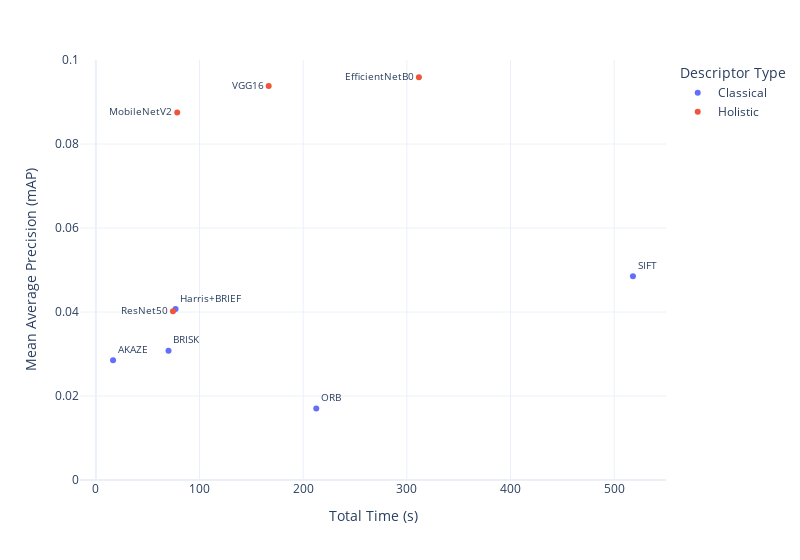

The notebook cell saved with this chart:
### Code cell
# Data for the descriptors, their total time, and mAP
data = {
    'Descriptor': [
        'ORB', 'SIFT', 'Harris+BRIEF', 'AKAZE', 'BRISK',
        'ResNet50', 'VGG16', 'MobileNetV2', 'EfficientNetB0'
    ],
    'Total Time (s)': [
        212.6002, 518.0993, 76.867, 16.5483, 70.0745, 
        74.372, 166.6985, 78.4438, 311.5985
    ],
    'mAP': [
        0.0170, 0.0485, 0.0407, 0.0285, 0.0308, 
        0.0402, 0.0938, 0.0875, 0.0959
    ],
    'Type': [
        'Classical', 'Classical', 'Classical', 'Classical', 'Classical', 
        'Holistic', 'Holistic', 'Holistic', 'Holistic'
    ]
}

# Convert the data into a DataFrame
df = pd.DataFrame(data)

# Create a scatter plot using Plotly Express
fig = px.scatter(
    df,
    x='Total Time (s)',
    y='mAP',
    color='Type',  # Different colors for classical vs holistic
    # title='Total Time vs mAP for Descriptors',
    labels={'Total Time (s)': 'Total Time (s)', 'mAP': 'Mean Average Precision (mAP)', 'Descriptor': 'Descriptor'},
    hover_data=['Descriptor'],  # Show the descriptor name on hover
    text='Descriptor',  # Display the descriptor name at each point
    width=800  # Set width of the figure to half
)

# Adjust the text position for ResNet50
fig.update_traces(
    textposition='top right',  # Default position for other points
    textfont=dict(size=10)
)

# For ResNet50, set the text position to 'bottom left'
print(fig.data)
# fig.data[5].update(textposition='bottom left')  # ResNet50 is at index 5
fig.data[1].update(textposition='middle left')#, selector=dict(text="ResNet50"))

# Update layout for better readability
fig.update_layout(
    template='plotly_white',
    xaxis=dict(title='Total Time (s)'),
    yaxis=dict(title='Mean Average Precision (mAP)', range=[0, 0.1]),
    legend_title='Descriptor Type'
)

# Display the plot
fig.show()
# fig.write_image(f"documentation/time_vs_map.png", scale=2)

### Figure 1 — Plotly figure (JSON) as saved in the notebook; plotly's stock layout.template omitted (floating-point values rounded to 4 significant figures)
{"data": [{"customdata": [["ORB"], ["SIFT"], ["Harris+BRIEF"], ["AKAZE"], ["BRISK"]], "hovertemplate": "Type=Classical<br>Total Time (s)=%{x}<br>Mean Average Precision (mAP)=%{y}<br>Descriptor=%{customdata[0]}<extra></extra>", "legendgroup": "Classical", "marker": {"color": "#636efa", "symbol": "circle"}, "mode": "markers+text", "name": "Classical", "orientation": "v", "showlegend": true, "text": ["ORB", "SIFT", "Harris+BRIEF", "AKAZE", "BRISK"], "textfont": {"size": 10}, "textposition": "top right", "type": "scatter", "x": [212.6, 518.1, 76.87, 16.55, 70.07], "xaxis": "x", "y": [0.017, 0.0485, 0.0407, 0.0285, 0.0308], "yaxis": "y"}, {"customdata": [["ResNet50"], ["VGG16"], ["MobileNetV2"], ["EfficientNetB0"]], "hovertemplate": "Type=Holistic<br>Total Time (s)=%{x}<br>Mean Average Precision (mAP)=%{y}<br>Descriptor=%{customdata[0]}<extra></extra>", "legendgroup": "Holistic", "marker": {"color": "#EF553B", "symbol": "circle"}, "mode": "markers+text", "name": "Holistic", "orientation": "v", "showlegend": true, "text": ["ResNet50", "VGG16", "MobileNetV2", "EfficientNetB0"], "textfont": {"size": 10}, "textposition": "middle left", "type": "scatter", "x": [74.37, 166.7, 78.44, 311.6], "xaxis": "x", "y": [0.0402, 0.0938, 0.0875, 0.0959], "yaxis": "y"}], "layout": {"legend": {"title": {"text": "Descriptor Type"}, "tracegroupgap": 0}, "margin": {"t": 60}, "width": 800, "xaxis": {"anchor": "y", "domain": [0, 1], "title": {"text": "Total Time (s)"}}, "yaxis": {"anchor": "x", "domain": [0, 1], "range": [0, 0.1], "title": {"text": "Mean Average Precision (mAP)"}}}}
